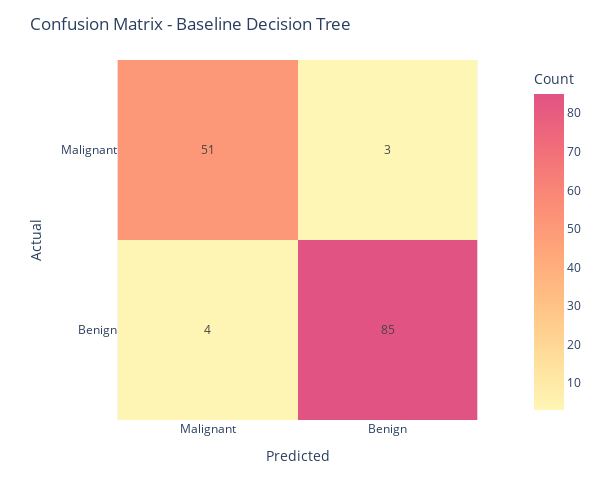
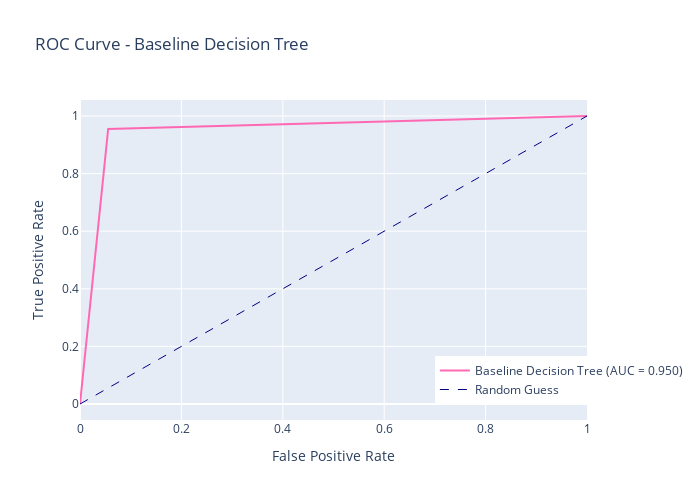
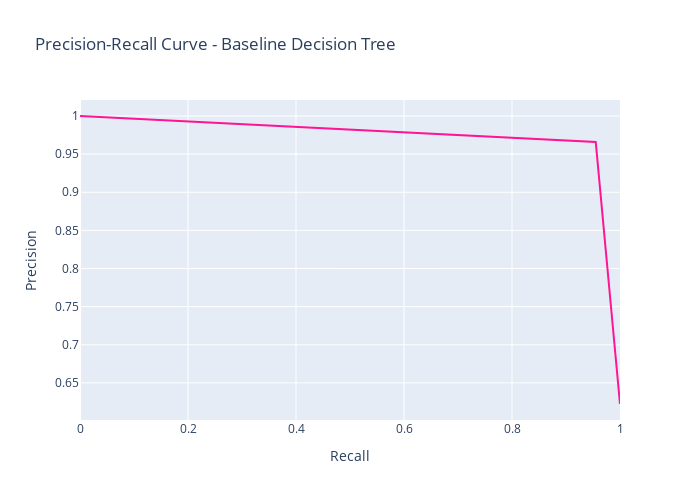
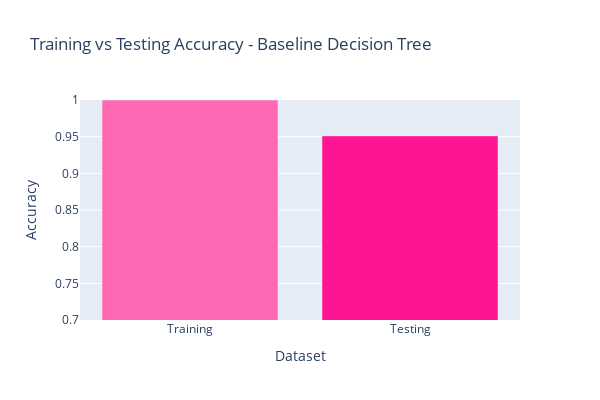

The cell these charts' notebook holds for them, in order:
### Code cell
# Evaluate baseline model
dt_baseline_results = evaluate_model(dt_baseline, X_train, X_test, y_train, y_test, 
                                     model_name="Baseline Decision Tree")

### Figure 1 — Plotly figure (JSON) as saved in the notebook; plotly's stock layout.template omitted (floating-point values rounded to 4 significant figures)
{"data": [{"coloraxis": "coloraxis", "hovertemplate": "Predicted: %{x}<br>Actual: %{y}<br>Count: %{z}<extra></extra>", "name": "0", "texttemplate": "%{z}", "type": "heatmap", "x": ["Malignant", "Benign"], "xaxis": "x", "y": ["Malignant", "Benign"], "yaxis": "y", "z": [[51, 3], [4, 85]]}], "layout": {"coloraxis": {"colorbar": {"title": {"text": "Count"}}, "colorscale": [[0, "rgb(254, 246, 181)"], [0.1667, "rgb(255, 221, 154)"], [0.3333, "rgb(255, 194, 133)"], [0.5, "rgb(255, 166, 121)"], [0.6667, "rgb(250, 138, 118)"], [0.8333, "rgb(241, 109, 122)"], [1, "rgb(225, 83, 131)"]]}, "height": 500, "margin": {"t": 60}, "title": {"text": "Confusion Matrix - Baseline Decision Tree"}, "width": 600, "xaxis": {"anchor": "y", "constrain": "domain", "domain": [0, 1], "scaleanchor": "y", "title": {"text": "Predicted"}}, "yaxis": {"anchor": "x", "autorange": "reversed", "constrain": "domain", "domain": [0, 1], "title": {"text": "Actual"}}}}

### Figure 2 — Plotly figure (JSON) as saved in the notebook; plotly's stock layout.template omitted (floating-point values rounded to 4 significant figures)
{"data": [{"line": {"color": "#FF69B4", "width": 2}, "mode": "lines", "name": "Baseline Decision Tree (AUC = 0.950)", "type": "scatter", "x": [0.0, 0.05556, 1.0], "y": [0.0, 0.9551, 1.0]}, {"line": {"color": "navy", "dash": "dash", "width": 1}, "mode": "lines", "name": "Random Guess", "type": "scatter", "x": [0, 1], "y": [0, 1]}], "layout": {"height": 500, "legend": {"x": 0.7, "y": 0.05}, "title": {"text": "ROC Curve - Baseline Decision Tree"}, "width": 700, "xaxis": {"title": {"text": "False Positive Rate"}}, "yaxis": {"title": {"text": "True Positive Rate"}}}}

### Figure 3 — Plotly figure (JSON) as saved in the notebook; plotly's stock layout.template omitted (floating-point values rounded to 4 significant figures)
{"data": [{"line": {"color": "#FF1493", "width": 2}, "mode": "lines", "name": "Baseline Decision Tree", "type": "scatter", "x": [1.0, 0.9551, 0.0], "y": [0.6224, 0.9659, 1.0]}], "layout": {"height": 500, "legend": {"x": 0.7, "y": 0.05}, "title": {"text": "Precision-Recall Curve - Baseline Decision Tree"}, "width": 700, "xaxis": {"title": {"text": "Recall"}}, "yaxis": {"title": {"text": "Precision"}}}}

### Figure 4 — Plotly figure (JSON) as saved in the notebook; plotly's stock layout.template omitted (floating-point values rounded to 4 significant figures)
{"data": [{"marker": {"color": ["#FF69B4", "#FF1493"]}, "type": "bar", "x": ["Training", "Testing"], "y": [1, 0.951]}], "layout": {"height": 400, "title": {"text": "Training vs Testing Accuracy - Baseline Decision Tree"}, "width": 600, "xaxis": {"title": {"text": "Dataset"}}, "yaxis": {"range": [0.7, 1], "title": {"text": "Accuracy"}}}}
